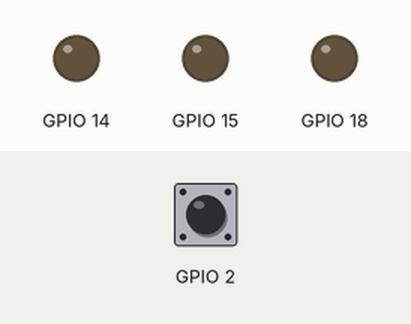
The program below on a simulated Raspberry Pi (BCM pin numbers). On the bench: output pins drawn as LEDs (lit = HIGH). Inputs (shaded band) come from the test bench; at power-on: GPIO 2 HIGH.

Above: at 1.2 s.
1.3 s: GPIO 2 pulled LOW for 0.15 s
At 2.0 s:
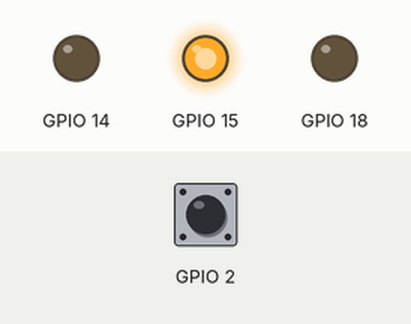
2.9 s: GPIO 2 pulled LOW for 1 s
At 3.2 s:
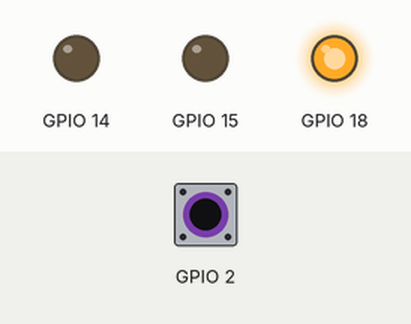
5.4 s: GPIO 2 pulled LOW for 0.15 s
At 6.3 s:
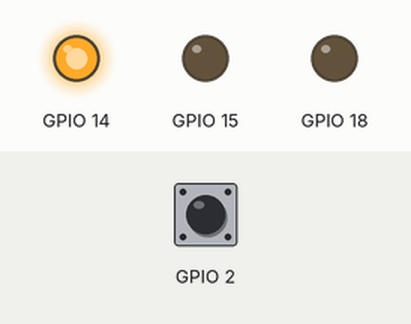
7.0 s: GPIO 2 pulled LOW for 3.2 s
At 7.5 s:
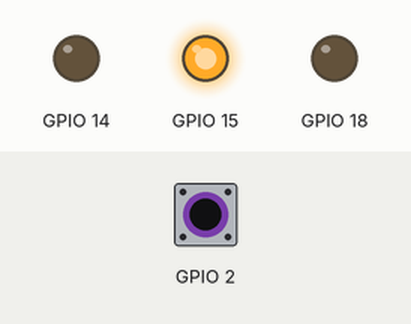
Timing chart, 0 to 10.0 s (numbered marks = the images above; inputs shaded):
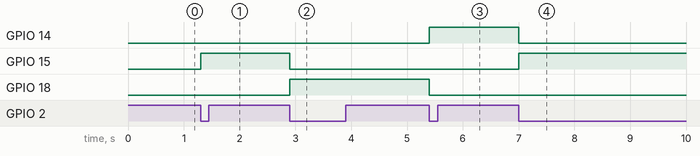

The program:

stoplight_button.py
```python
# A stoplight that changes which light is enabled when the button is pressed

import gpiozero as gpio
from signal import pause

button = gpio.Button("BOARD3")
curLightPin = 8

min = 8
max = 12

green = gpio.LED("BOARD8")
yellow = gpio.LED("BOARD10")
red = gpio.LED("BOARD12")

def nextLight():
    global curLightPin

    green.off()
    yellow.off()
    red.off()

    if curLightPin + 2 > max:
        curLightPin = min
    else:
        curLightPin += 2

    if curLightPin == 8:
        green.on()
    elif curLightPin == 10:
        yellow.on()
    elif curLightPin == 12:
        red.on()


# Tell it to run the nextLight function
button.when_pressed = nextLight

# A pause is here so that way the script doesn't immediately exit; the above code won't do anything if the script exits
pause()
```

Measured:
- after the input at 1.3 s, GPIO 15: LOW → HIGH at once
- after the input at 2.9 s, GPIO 15: HIGH → LOW at once; GPIO 18: LOW → HIGH at once
- after the input at 5.4 s, GPIO 14: LOW → HIGH at once; GPIO 18: HIGH → LOW at once
- after the input at 7.0 s, GPIO 14: HIGH → LOW at once; GPIO 15: LOW → HIGH at once
